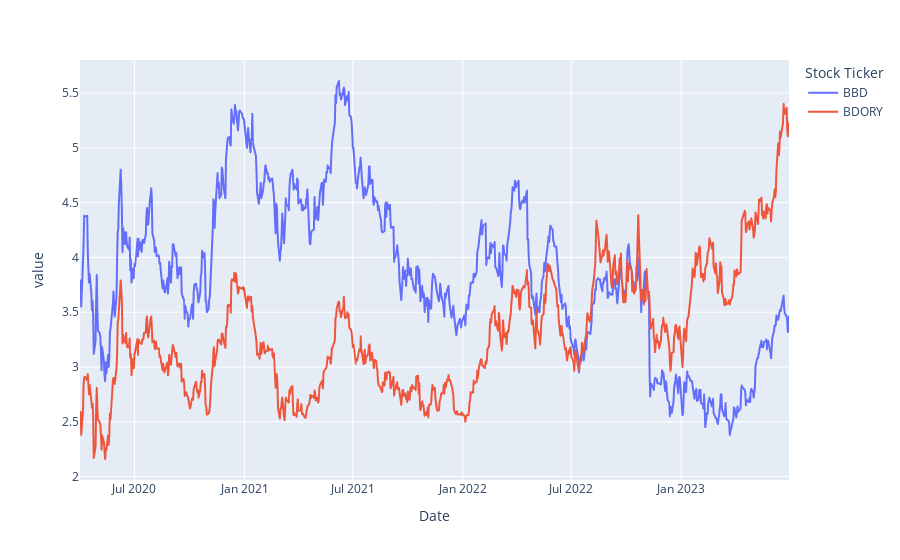

The cell this chart's notebook holds for it:
### Code cell
px.line(multi_index_df.xs(key="Close", axis=1, level="Stock Info"))

### Figure 1 — Plotly figure (JSON) as saved in the notebook; plotly's stock layout.template omitted (floating-point values rounded to 4 significant figures; data arrays with more than 128 entries replaced by an {"elided": "..."} marker saying what was removed)
{"data": [{"hovertemplate": "Stock Ticker=BBD<br>Date=%{x}<br>value=%{y}<extra></extra>", "legendgroup": "BBD", "line": {"color": "#636efa", "dash": "solid"}, "marker": {"symbol": "circle"}, "mode": "lines", "name": "BBD", "showlegend": true, "type": "scattergl", "x": {"elided": "818 str values"}, "xaxis": "x", "y": {"elided": "818 float values"}, "yaxis": "y"}, {"hovertemplate": "Stock Ticker=BDORY<br>Date=%{x}<br>value=%{y}<extra></extra>", "legendgroup": "BDORY", "line": {"color": "#EF553B", "dash": "solid"}, "marker": {"symbol": "circle"}, "mode": "lines", "name": "BDORY", "showlegend": true, "type": "scattergl", "x": {"elided": "818 str values"}, "xaxis": "x", "y": {"elided": "818 float values"}, "yaxis": "y"}], "layout": {"legend": {"title": {"text": "Stock Ticker"}, "tracegroupgap": 0}, "margin": {"t": 60}, "xaxis": {"anchor": "y", "domain": [0, 1], "title": {"text": "Date"}}, "yaxis": {"anchor": "x", "domain": [0, 1], "title": {"text": "value"}}}}
